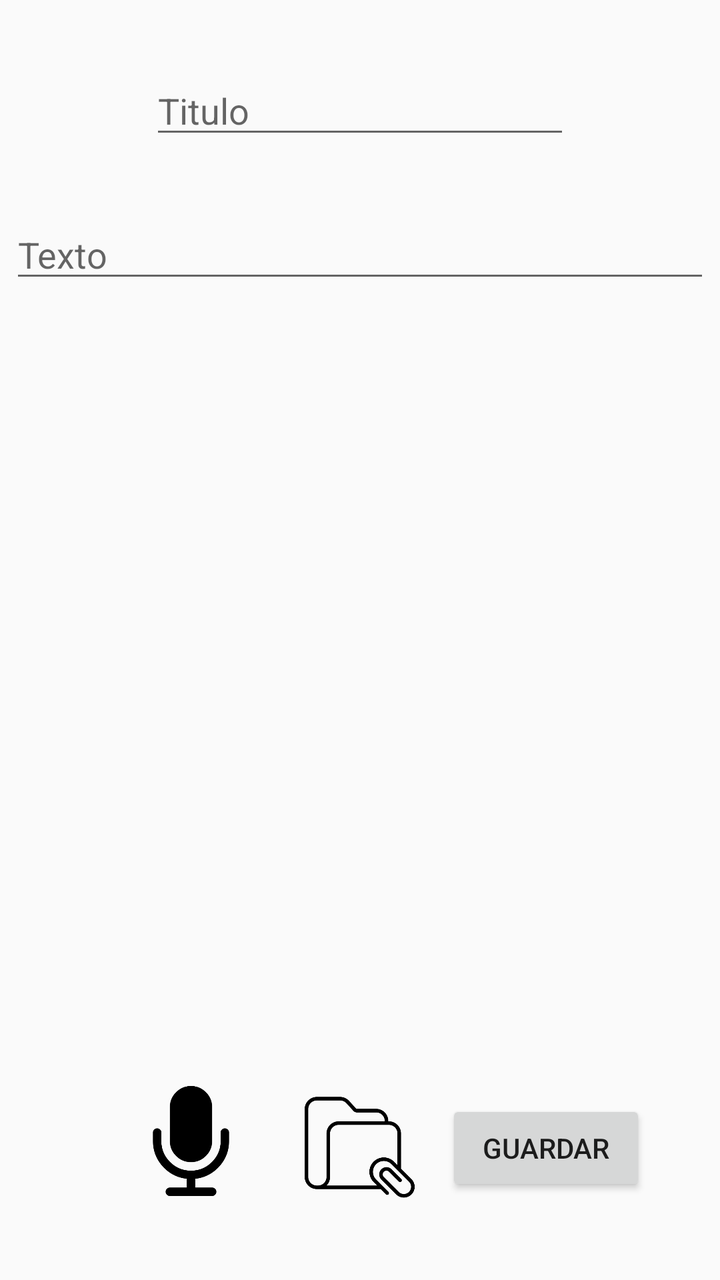
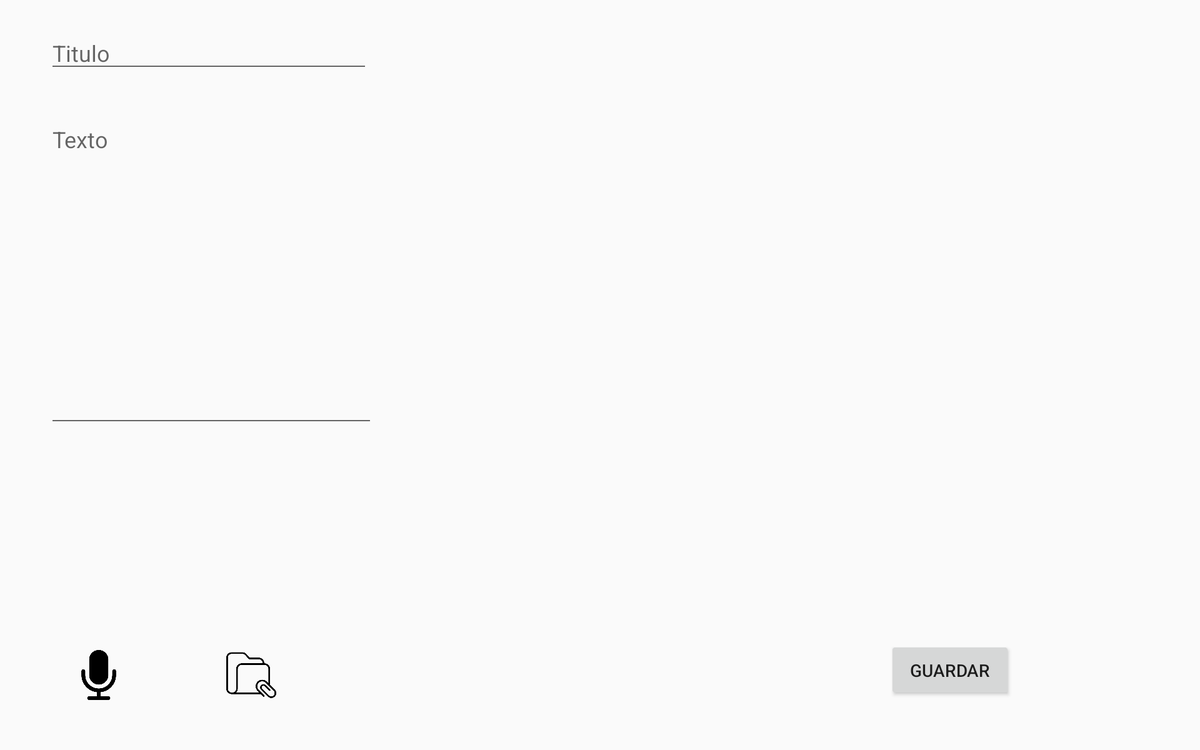

Two renders of one Android screen. The first uses the default layout on a phone; the second uses the alternative layout the repository ships for a different screen configuration, on a matching device. The two XML files are below.
<!-- AndroidManifest.xml: application theme AppTheme -->
<!-- res/layout/activity_notas.xml -->
<?xml version="1.0" encoding="utf-8"?>
<RelativeLayout xmlns:android="http://schemas.android.com/apk/res/android"
    xmlns:app="http://schemas.android.com/apk/res-auto"
    xmlns:tools="http://schemas.android.com/tools"
    android:layout_width="match_parent"
    android:layout_height="match_parent"
    tools:context=".Notas">


    <EditText
        android:id="@+id/txt_titulo"
        android:layout_width="wrap_content"
        android:layout_height="wrap_content"
        android:layout_alignParentTop="true"
        android:layout_centerHorizontal="true"
        android:layout_marginTop="33dp"
        android:ems="10"
        android:hint="@string/hint_titulo"
        android:inputType="textPersonName" />

    <EditText
        android:id="@+id/txt_cuerpo"
        android:layout_width="350dp"
        android:layout_height="wrap_content"
        android:layout_alignParentTop="true"
        android:layout_centerHorizontal="true"
        android:layout_marginTop="105dp"
        android:ems="10"
        android:gravity="start|top"
        android:hint="@string/hint_texto"
        android:inputType="textMultiLine" />

    <androidx.recyclerview.widget.RecyclerView
        android:id="@+id/recy_multi"
        android:layout_width="333dp"
        android:layout_height="409dp"
        android:layout_above="@+id/btn_adjuntar"
        android:layout_below="@+id/txt_cuerpo"
        android:layout_centerHorizontal="true"
        android:layout_marginTop="34dp"
        android:layout_marginBottom="45dp"
        android:isScrollContainer="true"
        android:scrollbars="vertical" />

    <ImageButton
        android:id="@+id/btn_adjuntar"
        android:layout_width="55dp"
        android:layout_height="55dp"
        android:layout_alignParentBottom="true"
        android:layout_centerHorizontal="true"
        android:layout_marginBottom="39dp"
        android:background="#00FFFFFF"
        android:onClick="Adjuntar"
        android:scaleType="fitXY"
        android:src="@drawable/carpeta" />

    <Button
        android:id="@+id/btn_notas"
        android:layout_width="100dp"
        android:layout_height="wrap_content"
        android:layout_alignParentEnd="true"
        android:layout_alignParentRight="true"
        android:layout_alignParentBottom="true"
        android:layout_marginEnd="37dp"
        android:layout_marginRight="37dp"
        android:layout_marginBottom="42dp"
        android:onClick="AgregarNota"
        android:text="@string/guardar" />

    <ImageButton
        android:id="@+id/btn_grabar"
        android:layout_width="55dp"
        android:layout_height="55dp"
        android:layout_alignParentStart="true"
        android:layout_alignParentLeft="true"
        android:layout_alignParentBottom="true"
        android:layout_marginStart="68dp"
        android:layout_marginLeft="68dp"
        android:layout_marginBottom="42dp"
        android:background="#00FFFFFF"
        android:onClick="grabarAudio"
        android:scaleType="fitXY"
        android:src="@drawable/forma_de_microfono_negro" />

</RelativeLayout>
<!-- resources referenced by this layout -->
<resources>
  <!-- drawable carpeta: png bitmap (drawable, 14545 bytes) -->
  <!-- drawable forma_de_microfono_negro: png bitmap (drawable, 11340 bytes) -->
  <string name="guardar">Guardar</string>
  <string name="hint_texto">Texto</string>
  <string name="hint_titulo">Titulo</string>
  <style name="AppTheme" parent="Theme.AppCompat.Light.DarkActionBar">
          
          <item name="colorPrimary">@color/colorPrimary</item>
          <item name="colorPrimaryDark">@color/colorPrimary_Dark</item>
          <item name="colorAccent">@color/colorAccent</item>
      </style>
  <color name="colorPrimary">#E91E63</color>
  <color name="colorPrimary_Dark">#C2185B</color>
  <color name="colorAccent">#8BC34A</color>
</resources>
<!-- res/layout-large-land/activity_notas.xml (the repository's variant of the layout above) -->
<!-- drawn on a 7-inch tablet turned sideways -->
<?xml version="1.0" encoding="utf-8"?>
<RelativeLayout xmlns:android="http://schemas.android.com/apk/res/android"
    xmlns:app="http://schemas.android.com/apk/res-auto"
    android:layout_width="match_parent"
    android:layout_height="match_parent"
    android:orientation="vertical">

    <androidx.recyclerview.widget.RecyclerView
        android:id="@+id/recy_multi"
        android:layout_width="361dp"
        android:layout_height="248dp"

        android:layout_above="@+id/btn_notas"
        android:layout_alignParentTop="true"
        android:layout_alignParentEnd="true"
        android:layout_marginStart="20dp"
        android:layout_marginTop="20dp"
        android:layout_marginEnd="21dp"
        android:layout_marginBottom="20dp"
        android:layout_toEndOf="@+id/txt_cuerpo"
        android:isScrollContainer="true"
        android:scrollbars="vertical" />

    <Button
        android:id="@+id/btn_notas"
        android:layout_width="100dp"
        android:layout_height="wrap_content"
        android:layout_alignParentEnd="true"
        android:layout_alignParentRight="true"
        android:layout_alignParentBottom="true"
        android:layout_marginEnd="150dp"
        android:layout_marginRight="150dp"
        android:layout_marginBottom="40dp"
        android:onClick="AgregarNota"
        android:text="@string/guardar" />

    <ImageButton
        android:id="@+id/btn_grabar"
        android:layout_width="40dp"
        android:layout_height="40dp"
        android:layout_alignParentStart="true"
        android:layout_alignParentLeft="true"
        android:layout_alignParentBottom="true"
        android:layout_marginStart="59dp"
        android:layout_marginLeft="59dp"
        android:layout_marginBottom="40dp"
        android:background="#00FFFFFF"
        android:onClick="grabarAudio"
        android:scaleType="fitXY"
        app:srcCompat="@drawable/forma_de_microfono_negro" />

    <ImageButton
        android:id="@+id/btn_adjuntar"
        android:layout_width="40dp"
        android:layout_height="40dp"
        android:layout_alignParentStart="true"
        android:layout_alignParentLeft="true"
        android:layout_alignParentBottom="true"
        android:layout_centerHorizontal="true"
        android:layout_marginStart="181dp"
        android:layout_marginLeft="181dp"
        android:layout_marginBottom="40dp"
        android:background="#00FFFFFF"
        android:onClick="Adjuntar"
        android:scaleType="fitXY"
        android:src="@drawable/carpeta" />

    <EditText
        android:id="@+id/txt_cuerpo"
        android:layout_width="262dp"
        android:layout_height="256dp"
        android:layout_alignParentStart="true"
        android:layout_marginStart="38dp"
        android:layout_marginTop="89dp"
        android:ems="10"
        android:gravity="start|top"
        android:hint="@string/hint_texto"
        android:inputType="textMultiLine" />

    <EditText
        android:id="@+id/txt_titulo"
        android:layout_width="258dp"
        android:layout_height="wrap_content"
        android:layout_alignParentStart="true"
        android:layout_alignParentTop="true"
        android:layout_marginStart="38dp"
        android:layout_marginTop="20dp"
        android:ems="10"
        android:hint="@string/hint_titulo"
        android:inputType="textPersonName" />
</RelativeLayout>
